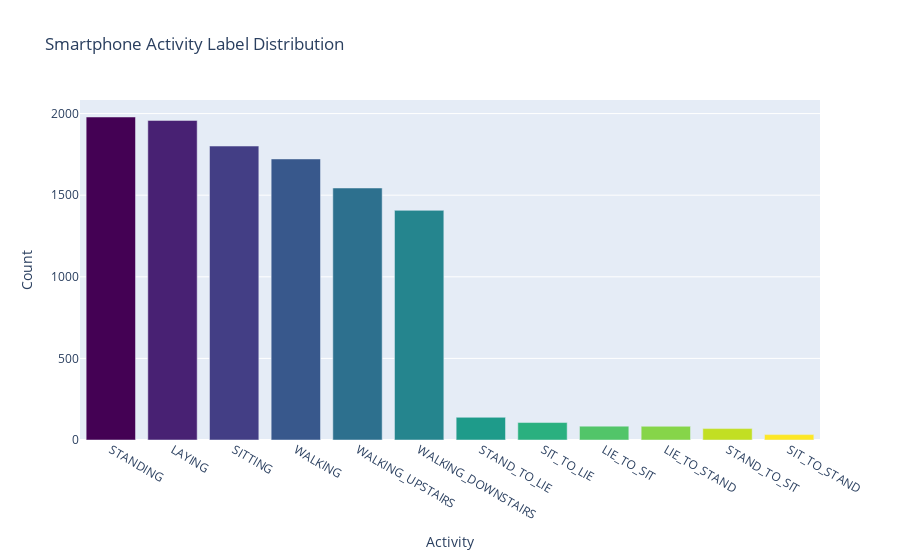

The cell this chart's notebook holds for it:
### Markdown cell above
### Comment les données sont distribuées ?

### Code cell
# Plotting data
label_counts = label.value_counts()

# Get colors
n = label_counts.shape[0]
colormap = get_cmap('viridis')
colors = [rgb2hex(colormap(col)) for col in np.arange(0, 1.01, 1/(n-1))]

# Create plot
data = go.Bar(x = label_counts.index,
              y = label_counts,
              marker = dict(color = colors))

layout = go.Layout(title = 'Smartphone Activity Label Distribution',
                   xaxis = dict(title = 'Activity'),
                   yaxis = dict(title = 'Count'))

fig = go.Figure(data=[data], layout=layout)
iplot(fig)

### Figure 1 — Plotly figure (JSON) as saved in the notebook; plotly's stock layout.template omitted (floating-point values rounded to 4 significant figures)
{"data": [{"marker": {"color": ["#440154", "#482173", "#433e85", "#38588c", "#2d708e", "#25858e", "#1e9b8a", "#2ab07f", "#52c569", "#86d549", "#c2df23", "#fde725"]}, "type": "bar", "x": ["STANDING", "LAYING", "SITTING", "WALKING", "WALKING_UPSTAIRS", "WALKING_DOWNSTAIRS", "STAND_TO_LIE", "SIT_TO_LIE", "LIE_TO_SIT", "LIE_TO_STAND", "STAND_TO_SIT", "SIT_TO_STAND"], "y": [1979, 1958, 1801, 1722, 1544, 1407, 139, 107, 85, 84, 70, 33]}], "layout": {"title": {"text": "Smartphone Activity Label Distribution"}, "xaxis": {"title": {"text": "Activity"}}, "yaxis": {"title": {"text": "Count"}}}}
